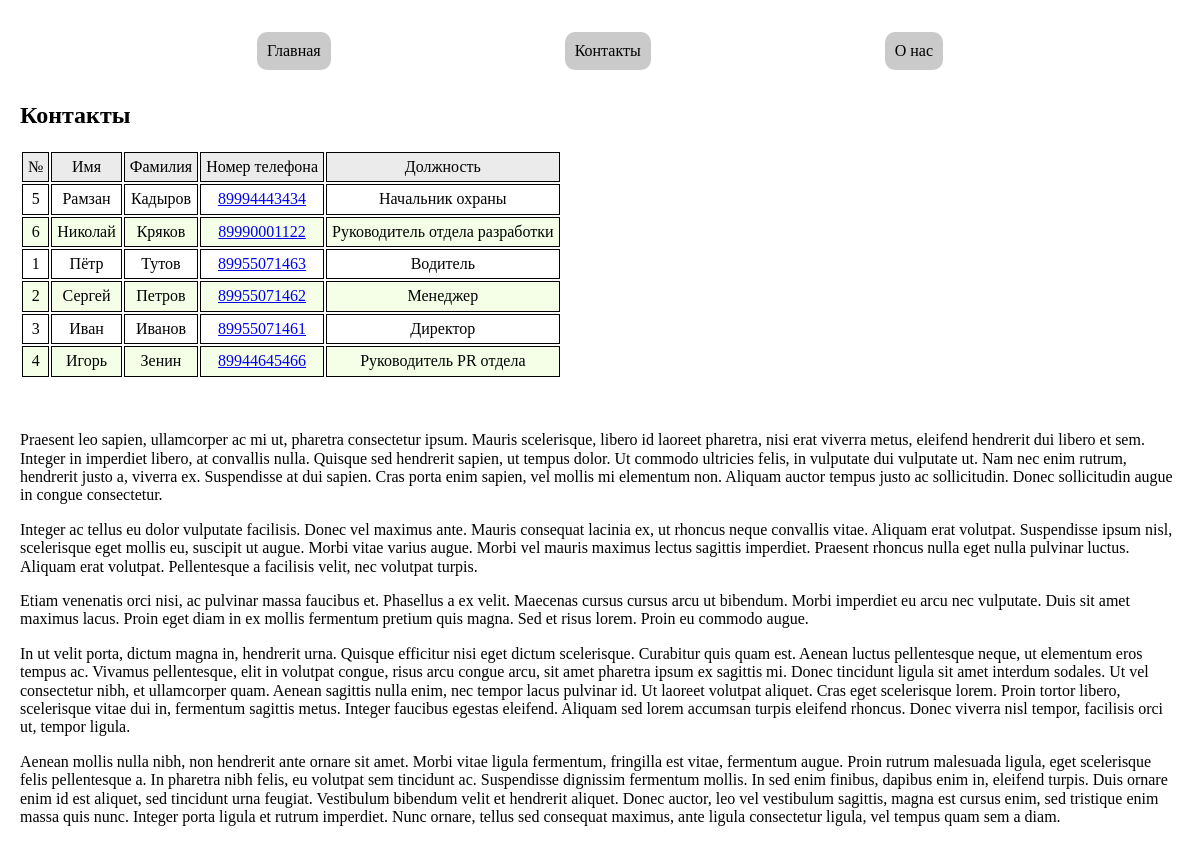
Page /contact. on the committed database.
### startapp/models.py (models this page shows, shortened)
class Contacts(models.Model):
    phone = models.CharField(max_length=20)
    name = models.CharField(max_length=20)
    surname = models.CharField(max_length=20)
    post = models.CharField(max_length=20)
    class Meta:
        verbose_name = "Контакт"
        verbose_name_plural = "Контакты"
        ordering = ["-phone"]

class TestTexts(models.Model):
    page_name = models.CharField(max_length=200)
    html_content = models.TextField()
    class Meta:
        verbose_name = "Контент страниц"
        verbose_name_plural = "Контент страниц"
        ordering = ["-page_name"]

### startapp/views.py (the view)
# urls.py: re_path(r'^contact.$', views.contact, name='contact'),
def contact(request):
    bodyHtml = TestTexts.objects.get(page_name="contact")
    contacts = Contacts.objects.all()
    data = {"body":bodyHtml.html_content, "contacts":contacts}
    return render(request, "contact.html",context=data)

### startapp/templates/contact.html (shortened to what this page needs)
<!DOCTYPE html>
{% load static %}
<html>
<head>
    <link rel="stylesheet" href="{% static "css/global.css" %}" />
    <link rel="stylesheet" href="{% static "css/contact/table.css" %}" />
    <link rel="stylesheet" href="https://cdnjs.cloudflare.com/ajax/libs/normalize/8.0.1/normalize.min.css"
 />
</head>
<body>
    {% include "nav.html" %}
    <h2>Контакты</h2>
    <div id="Content">
        <table class="maintable">
            <thead>
                <td> № </td>
                <td> Имя </td>
                <td> Фамилия </td>
                <td> Номер телефона </td>
                <td> Должность </td>
            </thead>
            <tbody>
                {% for contact in contacts %}
                <tr>
                    <td>{{contact.id}}</td>
                    <td>{{contact.name}}</td>
                    <td>{{contact.surname}}</td>
                    <td><a href="tel:{{contact.phone}}">{{contact.phone}}</a></td>
                    <td>{{contact.post}}</td>
                </tr>
                {% endfor %}
            </tbody>
        </table>
        <br />
        <br />
        {% autoescape off %}
        {{ body }}
        {% endautoescape %}
    </div>
</body>
</html>

### startapp/templates/nav.html
<div class="nav-container">
    <a href="/">
        <div class="nav-item">
            Главная
        </div>
    </a>
    <a href="/contact">
        <div class="nav-item">
            Контакты
        </div>
    </a>
    <a href="/about">
    <div class="nav-item">
        О нас
    </div>
    </a>
</div>

### startapp/static/css/global.css (style rules this page uses)
.nav-container { display: flex; padding: 10px; border-radius: 20px; color: black; cursor: pointer; gap: 5px; justify-content: space-evenly; }
.nav-item { background: rgb(202, 202, 202); border-radius: 10px; padding: 10px; margin: 2px; }
a:has(.nav-item) { text-decoration: none; color: black; font-weight: 400; }
body { padding: 20px; }

### startapp/static/css/contact/table.css (style rules this page uses)
table.maintable td { padding: 5px; margin: 5px; text-align: center; border: 1px solid black; }
table.maintable thead td { background: rgb(235, 235, 235); }
table.maintable tbody>tr:nth-child(2n) { background: rgb(245, 255, 231); }

### rows in the picture
Contacts: id "5", name "Рамзан", surname "Кадыров", phone "89994443434", post "Начальник охраны"
Contacts: id "6", name "Николай", surname "Кряков", phone "89990001122", post "Руководитель отдела разработки"
Contacts: id "1", name "Пётр", surname "Тутов", phone "89955071463", post "Водитель"
Contacts: id "2", name "Сергей", surname "Петров", phone "89955071462", post "Менеджер"
Contacts: id "3", name "Иван", surname "Иванов", phone "89955071461", post "Директор"
Contacts: id "4", name "Игорь", surname "Зенин", phone "89944645466", post "Руководитель PR отдела"
TestTexts: html_content "Praesent leo sapien, ullamcorper ac mi ut, pharetra consectetur ipsum. Mauris scelerisque, libero id laoreet pharetra, nisi erat viverra metus, eleifend hendrerit dui libero et sem. Integer in imperdiet libero, at convallis nulla. Quisque sed hendrerit sapien, ut tempus dolor. Ut commodo ultricies felis, in vulputate dui vulputate ut. Nam nec enim rutrum, hendrerit justo a, viverra ex. Suspendisse at dui sapien. Cras porta enim sapien, vel mollis mi elementum non. Aliquam auctor tempus justo ac sollicitudin. Donec sollicitudin augue in congue consectetur. Integer ac tellus eu dolor vulputate facilisis. Donec vel maximus ante. Mauris consequat lacinia ex, ut rhoncus neque convallis vitae.…"
